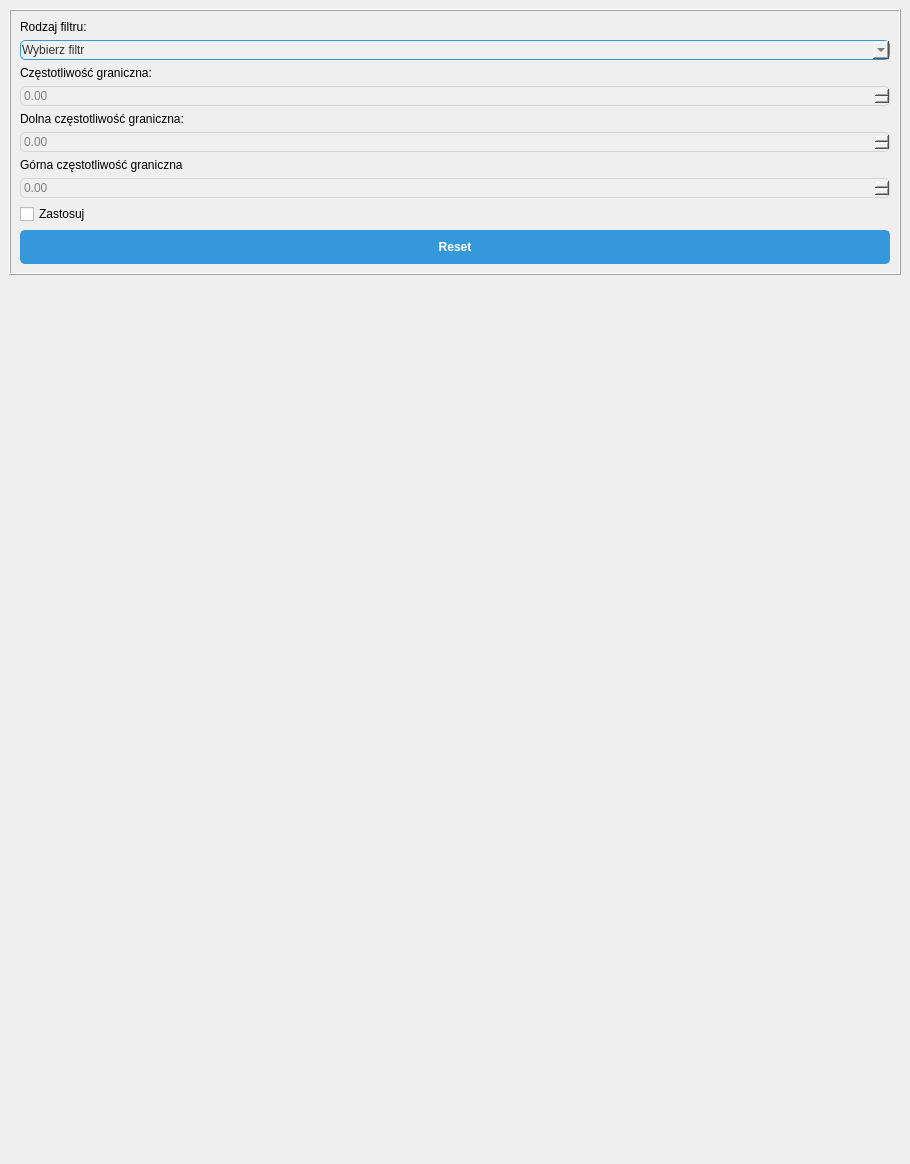
<?xml version="1.0" encoding="UTF-8"?>
<ui version="4.0">
 <class>MainWindow</class>
 <widget class="QMainWindow" name="MainWindow">
  <property name="geometry">
   <rect>
    <x>0</x>
    <y>0</y>
    <width>910</width>
    <height>1164</height>
   </rect>
  </property>
  <property name="windowTitle">
   <string>DFT</string>
  </property>
  <widget class="QWidget" name="centralwidget">
   <layout class="QVBoxLayout" name="verticalLayout">
    <item alignment="Qt::AlignTop">
     <widget class="QFrame" name="frame_3">
      <property name="styleSheet">
       <string notr="true"/>
      </property>
      <property name="frameShape">
       <enum>QFrame::Box</enum>
      </property>
      <property name="frameShadow">
       <enum>QFrame::Raised</enum>
      </property>
      <layout class="QGridLayout" name="gridLayout_5">
       <item row="10" column="0">
        <widget class="QPushButton" name="reset_button">
         <property name="styleSheet">
          <string notr="true">QPushButton {
    /* Set the default appearance for the push button */
    background-color: #3498db;
    border: 2px solid #3498db;
    border-radius: 5px;
    color: #fff;
    padding: 8px 12px;
    font-weight: bold;
}

QPushButton:hover {
    /* Change style when the mouse hovers over the button */
    background-color: #207dbb;
    border: 2px solid #207dbb;
}

QPushButton:pressed {
    /* Change style when the button is pressed */
    background-color: #266197;
    border: 2px solid #266197;
}</string>
         </property>
         <property name="text">
          <string>Reset</string>
         </property>
        </widget>
       </item>
       <item row="9" column="0">
        <widget class="QCheckBox" name="apply_check_box">
         <property name="text">
          <string>Zastosuj</string>
         </property>
        </widget>
       </item>
       <item row="4" column="0">
        <widget class="QDoubleSpinBox" name="cut_off_edit">
         <property name="enabled">
          <bool>false</bool>
         </property>
         <property name="styleSheet">
          <string notr="true">QDoubleSpinBox
 {
    /* Background color */
    background-color: #f0f0f0;
    /* Border */
    border: 1px solid #3498db;
    border-radius: 5px;
    /* Text color */
    color: #333;
    /* Padding */
    padding: 1px;
}
QDoubleSpinBox:disabled {
    color: gray;           /* Text color when disabled */
    background-color: #f0f0f0;  /* Background color when disabled */
    border: 1px solid #d4d4d4; /* Border color when disabled */
}</string>
         </property>
         <property name="readOnly">
          <bool>false</bool>
         </property>
         <property name="minimum">
          <double>-100000.000000000000000</double>
         </property>
         <property name="maximum">
          <double>100000.000000000000000</double>
         </property>
        </widget>
       </item>
       <item row="5" column="0">
        <widget class="QLabel" name="label_10">
         <property name="styleSheet">
          <string notr="true">QLabel{
font: 75 italic 10pt &quot;Century Gothic&quot;;}</string>
         </property>
         <property name="text">
          <string>Dolna częstotliwość graniczna:</string>
         </property>
        </widget>
       </item>
       <item row="7" column="0">
        <widget class="QLabel" name="label_11">
         <property name="styleSheet">
          <string notr="true">QLabel{
font: 75 italic 10pt &quot;Century Gothic&quot;;}</string>
         </property>
         <property name="text">
          <string>Górna częstotliwość graniczna</string>
         </property>
        </widget>
       </item>
       <item row="6" column="0">
        <widget class="QDoubleSpinBox" name="low_cut_off">
         <property name="enabled">
          <bool>false</bool>
         </property>
         <property name="styleSheet">
          <string notr="true">QDoubleSpinBox
 {
    /* Background color */
    background-color: #f0f0f0;
    /* Border */
    border: 1px solid #3498db;
    border-radius: 5px;
    /* Text color */
    color: #333;
    /* Padding */
    padding: 1px;
}
QDoubleSpinBox:disabled {
    color: gray;           /* Text color when disabled */
    background-color: #f0f0f0;  /* Background color when disabled */
    border: 1px solid #d4d4d4; /* Border color when disabled */
}</string>
         </property>
         <property name="readOnly">
          <bool>false</bool>
         </property>
         <property name="minimum">
          <double>-100000.000000000000000</double>
         </property>
         <property name="maximum">
          <double>100000.000000000000000</double>
         </property>
        </widget>
       </item>
       <item row="0" column="0">
        <widget class="QLabel" name="label">
         <property name="styleSheet">
          <string notr="true">QLabel{
font: 75 italic 10pt &quot;Century Gothic&quot;;}</string>
         </property>
         <property name="text">
          <string>Rodzaj filtru:</string>
         </property>
        </widget>
       </item>
       <item row="1" column="0">
        <widget class="QComboBox" name="filters_list">
         <property name="styleSheet">
          <string notr="true">QComboBox
 {
    /* Background color */
    background-color: #f0f0f0;
    /* Border */
    border: 1px solid #3498db;
    border-radius: 5px;
    /* Text color */
    color: #333;
    /* Padding */
    padding: 1px;
}</string>
         </property>
         <property name="currentIndex">
          <number>0</number>
         </property>
         <item>
          <property name="text">
           <string>Wybierz filtr</string>
          </property>
         </item>
         <item>
          <property name="text">
           <string>Dolnoprzepustowy</string>
          </property>
         </item>
         <item>
          <property name="text">
           <string>Górnoprzepustowy</string>
          </property>
         </item>
         <item>
          <property name="text">
           <string>Pasmowo-przepustowy</string>
          </property>
         </item>
         <item>
          <property name="text">
           <string>Pasmowo-zaporowy</string>
          </property>
         </item>
        </widget>
       </item>
       <item row="3" column="0">
        <widget class="QLabel" name="label_2">
         <property name="styleSheet">
          <string notr="true">QLabel{
font: 75 italic 10pt &quot;Century Gothic&quot;;}</string>
         </property>
         <property name="text">
          <string>Częstotliwość graniczna:</string>
         </property>
        </widget>
       </item>
       <item row="8" column="0">
        <widget class="QDoubleSpinBox" name="high_cut_off">
         <property name="enabled">
          <bool>false</bool>
         </property>
         <property name="styleSheet">
          <string notr="true">QDoubleSpinBox
 {
    /* Background color */
    background-color: #f0f0f0;
    /* Border */
    border: 1px solid #3498db;
    border-radius: 5px;
    /* Text color */
    color: #333;
    /* Padding */
    padding: 1px;
}
QDoubleSpinBox:disabled {
    color: gray;           /* Text color when disabled */
    background-color: #f0f0f0;  /* Background color when disabled */
    border: 1px solid #d4d4d4; /* Border color when disabled */
}</string>
         </property>
         <property name="readOnly">
          <bool>false</bool>
         </property>
         <property name="minimum">
          <double>-100000.000000000000000</double>
         </property>
         <property name="maximum">
          <double>100000.000000000000000</double>
         </property>
        </widget>
       </item>
      </layout>
     </widget>
    </item>
    <item>
     <layout class="QGridLayout" name="dft_layout"/>
    </item>
    <item>
     <layout class="QGridLayout" name="idft_layout"/>
    </item>
   </layout>
  </widget>
 </widget>
 <resources/>
 <connections/>
</ui>
